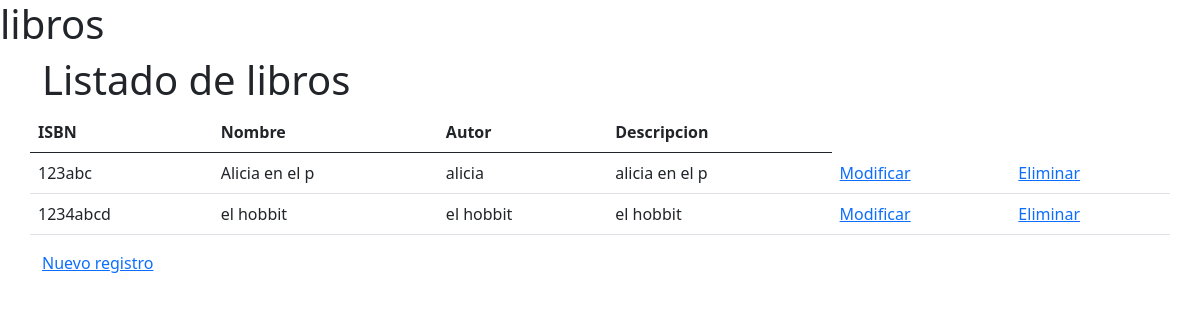
Page /libros on the committed database.
### core/models.py (models this page shows, shortened)
class Libro(models.Model):
    isbn = models.CharField(max_length=20, primary_key=True, verbose_name='ISBN')
    nombre = models.CharField(max_length=20, verbose_name='Nombre del libro')
    autor = models.CharField(max_length=20, null=True, blank=True, verbose_name='autor')
    descripcion = models.CharField(max_length=20, null=True, blank=True, verbose_name='descripcion')
    categoria = models.ForeignKey(Categorias, on_delete=models.CASCADE)

### core/views.py (the view)
# urls.py: path('libros', libros, name="libros"),
def libros(request):
    libros = Libro.objects.all()
    datos = {
        'libros': libros
    }
    return render(request, 'core/libros.html', datos)

### core/templates/core/libros.html (shortened to what this page needs)
<!doctype html>
<html lang="en">
  <head>
    <link href="https://cdn.jsdelivr.net/npm/bootstrap@5.0.1/dist/css/bootstrap.min.css" rel="stylesheet">
  </head>
  <body>
    <h1>libros</h1>
    <div class="container">
        <h1>Listado de libros</h1>
        <div class="row">
            <table class="table">
              <thead>
                <tr>
                  <th scope="col">ISBN</th>
                  <th scope="col">Nombre</th>
                  <th scope="col">Autor</th>
                  <th scope="col">Descripcion</th>
                </tr>
              </thead>
                <tbody>
                  {% for ve in libros %}
                  <tr>
                    <td>{{ve.isbn}}</td>
                    <td>{{ve.nombre}}</td>
                    <td>{{ve.autor}}</td>
                    <td>{{ve.descripcion}}</td>
                    <td><a href="{% url 'form_mod_libro' ve.isbn %}">Modificar</a></td>
                    <td><a href="{% url 'form_del_libro' ve.isbn %}">Eliminar</a></td>
                  </tr>
                  {% endfor %}
                </tbody>
            </table>
            <a href="{% url 'form_libro' %}">Nuevo registro</a>
        </div>
    </div>
  </body>
</html>

### rows in the picture
Libro: isbn "123abc", nombre "Alicia en el p", autor "alicia", descripcion "alicia en el p"
Libro: isbn "1234abcd", nombre "el hobbit", autor "el hobbit", descripcion "el hobbit"
